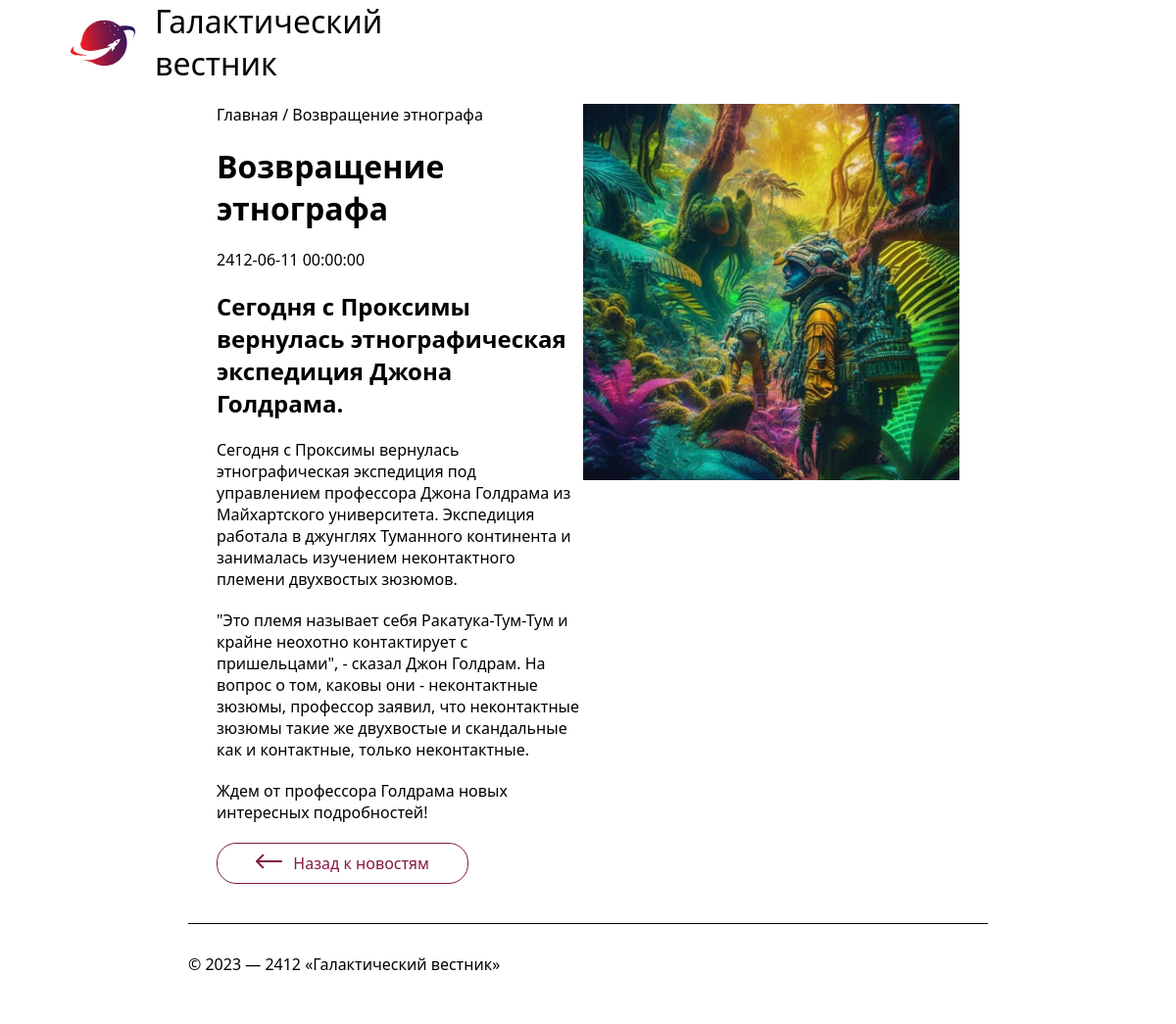
/core/views/news_podr.php?id=16, run on the app's committed database.
### tables this page shows
CREATE TABLE `news` (
  `id` int(11) unsigned NOT NULL AUTO_INCREMENT,
  `date` datetime NULL DEFAULT NULL,
  `title` varchar(250) NOT NULL DEFAULT '',
  `announce` text NULL DEFAULT NULL,
  `content` text NULL DEFAULT NULL,
  `image` varchar(250) NOT NULL DEFAULT '',
  PRIMARY KEY (`id`),
  KEY `id` (`id`),

  KEY `idx_news_date` (`date`));

### core/views/news_podr.php (the view, shortened to what this page needs)
<link rel="stylesheet" href="/style.css">
<?php
include $_SERVER['DOCUMENT_ROOT'] . '/header.php';
include '../db.php';
$newsId = isset($_GET['id']) ? $_GET['id'] : 0;
$query = "SELECT * FROM news WHERE id = ?";
$stmt = $pdo->prepare($query);
$stmt->execute([$newsId]);
$fullNews = $stmt->fetchAll(PDO::FETCH_ASSOC);
foreach ($fullNews as $page) {
?>
<div class="news_page ">
    <div>
        <p>Главная / <?=$page['title']?></p>
        <h1><?=$page['title']?></h1>
        <p><?=$page['date']?></p>
        <h2><?=$page['announce']?></h2>
        <?=$page['content']?>
        <a class="news" href='/'>Назад к новостям
        </a>
    </div>
    <img src="/images/<?=$page['image']?>" alt="">
</div>
<?
}
include $_SERVER['DOCUMENT_ROOT'] . '/footer.php';
?>

### style.css (style rules this page uses)
* { font-family: system-ui, -apple-system, BlinkMacSystemFont, 'Segoe UI', Roboto, Oxygen, Ubuntu, Cantarell, 'Open Sans', 'Helvetica Neue', sans-serif; margin: 0; }
body { text-decoration: none; margin: 0; padding: 0; }
.news { width: 440px; gap: 10px; display: flex; flex-direction: column; align-content: flex-start; justify-content: space-between; align-items: baseline; }
.news_page { display: flex; flex-wrap: nowrap; padding: 20px 221px; }
.news_page div { display: flex; flex-direction: column; gap: 20px; }
.news_page img { height: 32vw; }
.news_page a { display: flex; border-radius: 20px; padding: 9px 39px; border: 1px solid #841844; text-decoration: none; width: 177px; flex-direction: row; color: #841844; }
.news_page a svg { fill: #841844; margin-bottom: -3px; transform: rotate(180deg); }

### data on the page
news: title "Возвращение этнографа", date "2412-06-11 00:00:00", announce "Сегодня с Проксимы вернулась этнографическая экспедиция Джона Голдрама.", content "Сегодня с Проксимы вернулась этнографическая экспедиция под управлением профессора Джона Голдрама из Майхартского университета. Экспедиция работала в джунглях Туманного континента и занималась изучением неконтактного племени двухвостых зюзюмов. \"Это племя называет себя Ракатука-Тум-Тум и крайне неохотно контактирует с пришельцами\", - сказал Джон Голдрам. На вопрос о том, каковы они - неконтактные зюзюмы, профессор заявил, что неконтактные зюзюмы такие же двухвостые и скандальные как и контактные, только неконтактные. Ждем от профессора Голдрама новых интересных подробностей!", image (picture)
